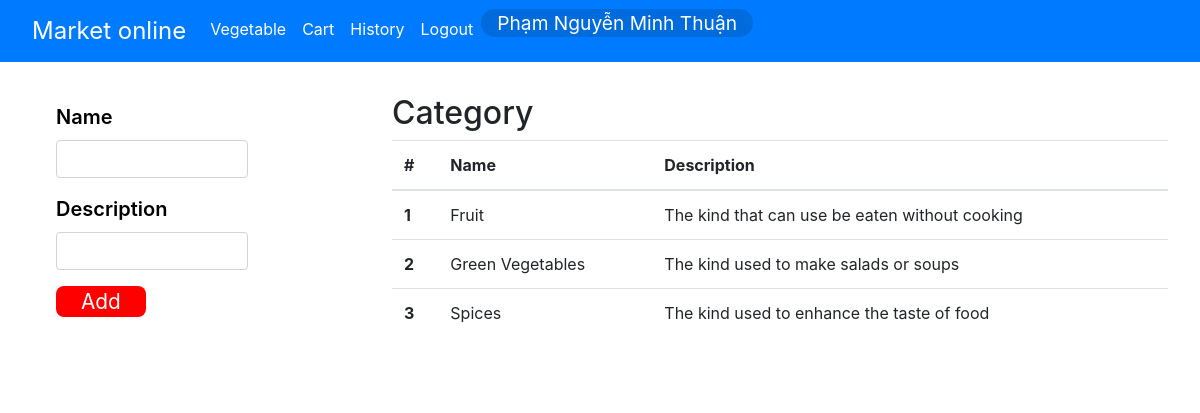
The app's page /category/index.php (signed in) with its own data.
### tables this page shows
CREATE TABLE `category` (
  `CategoryID` int(10) NOT NULL,
  `Name` varchar(30) NOT NULL,
  `Description` varchar(50) DEFAULT NULL
);

### connection.php (called while the page is built)
<?php
function getConnection(){
    $dbhost = "localhost";
    $dbuser = "root";
    $dbpass = "123456";
    $db = "market";
    $conn = new mysqli($dbhost, $dbuser, $dbpass, $db) or die("Connect failed: %s\n" . $conn->error);
    mysqli_query($conn,"set names 'utf8'");
    return $conn;
}
?>

### class/category.php (called while the page is built, shortened)
<?php
    class category{
        function getAll(){
            $qry = 'SELECT * FROM `category`';
            $rs = mysqli_query(getConnection(), $qry);
            return getDataFromResultSet($rs,$qry);
        }
    }
?>

### otherFunc.php (called while the page is built, shortened)
<?php
function getDataFromResultSet($rs)
{
    if (mysqli_num_rows($rs) <= 0) {
        return array();
    } else {
        while ($row = mysqli_fetch_assoc($rs)) {
            $data[] = $row;
        }
    }
    return $data;
}
?>

### category/index.php (the view, shortened to what this page needs)
<?php
    include_once('../otherFunc.php');
    include_once('../connection.php');
    include_once('../class/category.php');
?>
<!DOCTYPE html>
<html lang="en">
<head>
    <link rel="stylesheet" href="../css/bootstrap.css">
    <link rel="stylesheet" href="../css/mystyle.css">
</head>
<body>
<?php include_once('../submenu.php');?>
    <div class="leftpanel" style="background-color: white;">
        <form action="./add.php" method="post">
            <div class="form-group">
                <label for="exampleInputEmail1" style="color: black;">Name</label>
                <input type="text" class="form-control" id="exampleInputEmail1" name="name">
            </div>
            <div class="form-group">
                <label for="exampleInputPassword1" style="color: black;">Description</label>
                <input type="text" class="form-control" id="exampleInputPassword1" name="description">
            </div>
            <button type="submit" style="float: left;font-size: 1.3rem;">Add</button>
        </form>
    </div>
    <div class="rightpanel" style="background-color: white;">
        <h2>Category</h2>
        <table class="table">
            <thead>
                <tr>
                    <th scope="col">#</th>
                    <th scope="col">Name</th>
                    <th scope="col">Description</th>
                </tr>
            </thead>
            <tbody>
                <?php
                    $obj = new category;
                    $data = $obj->getAll();
                    foreach($data as $key=>$value){
                        echo '<tr>
                        <th scope="row">'.$value['CategoryID'].'</th>
                        <td>'.$value['Name'].'</td>
                        <td>'.$value['Description'].'</td>
                        </tr>';
                    }
                ?>
            </tbody>
        </table>
    </div>
</body>
</html>

### css/mystyle.css (style rules this page uses)
.leftpanel { width: 20%; background-color: rgba(231, 231, 231, 0.733); height: auto; float: left; border-radius: 1rem; margin: 2% 2% 0 2%; padding: 1rem; padding-left: 2rem; color: #0069d9; }
.leftpanel button { font-size: 32px; background-color: rgb(255, 0, 0); outline: none; border: none; color: white; border-radius: 0.5rem; padding: 0 25px 0 25px; float: right; }
.leftpanel label, input { font-size: 1.25rem; font-weight: 600; }
.rightpanel { width: 70%; padding-top: 2rem; background-color: rgb(255, 246, 246); float: right; padding: 2rem; border-radius: 1rem; }

### records on screen
category: CategoryID "1", Name "Fruit", Description "The kind that can use be eaten without cooking"
category: CategoryID "2", Name "Green Vegetables", Description "The kind used to make salads or soups"
category: CategoryID "3", Name "Spices", Description "The kind used to enhance the taste of food"

### other values on screen
$_SESSION['user']['Fullname'] "Phạm Nguyễn Minh Thuận"
